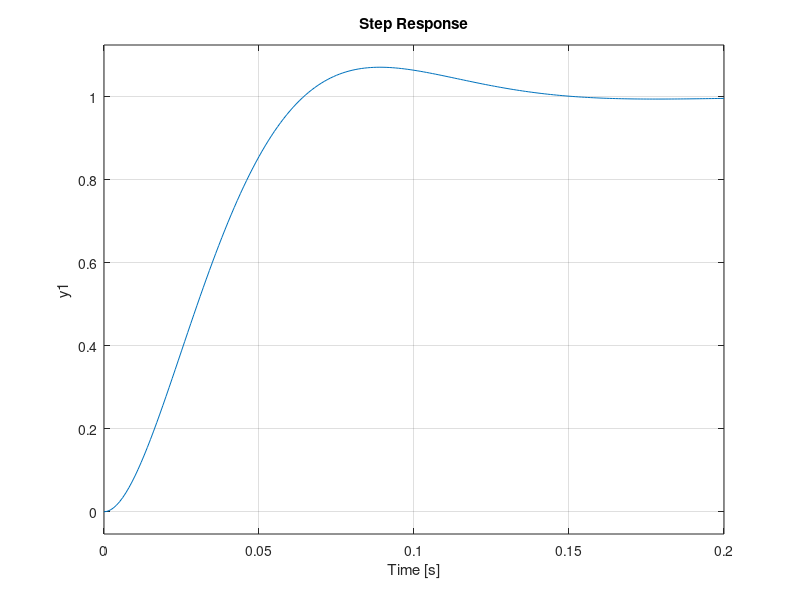

Recreate this plot in MATLAB.
% % For a 1-radian step reference, the design criteria are given are the following.
% % Settling time less than 0.040 seconds
% % Overshoot less than 16%
% % No steady-state error, even in the presence of a step disturbance input


J = 3.2284E-6;
b = 3.5077E-6;
K = 0.0274;
R = 4;
L = 2.75E-6;

s = tf('s');
P_motor = K/(s*((J*s+b)*(L*s+R)+K^2));

t = 0:0.001:0.2;
step(P_motor,t)
sys_cl = feedback(P_motor,1);
step(sys_cl,t)

% [Wn,zeta,poles] = damp(sys_cl);
% Mp = exp((-zeta(1)*pi)/sqrt(1-zeta(1)^2))
% Ts = 4/(zeta(1)*Wn(1))